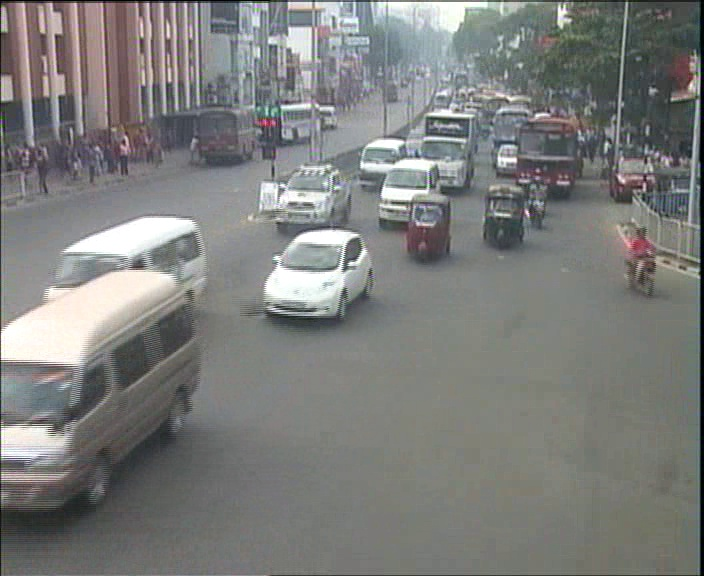
//> input picture ComputerVisionBasedObjectDetection/HarisCorner/image1.jpg, 704 x 576 px
$ ./demo   (built with g++ and OpenCV 4)
//> lines starting //> are read from the running program, lines starting //| are printed output that depends on the picture
#include "opencv2/imgcodecs.hpp"
#include "opencv2/highgui.hpp"
#include "opencv2/imgproc.hpp"
#include <iostream>
using namespace cv;
using namespace std;
Mat src, src_gray;
int thresh = 200;
int max_thresh = 255;
const char* source_window = "Source image";
const char* corners_window = "Corners detected";
void cornerHarris_demo( int, void* );
int main()
{
  src = imread( "/home/ruwiniopatha/Desktop/Milestone4/CVBD/HarisCorner/image1.jpg", IMREAD_COLOR );
//> src is the input picture: 576 rows x 704 cols, CV_8UC3; mean B, G, R 123.7, 125.7, 124.8
  cvtColor( src, src_gray, COLOR_BGR2GRAY );
  namedWindow( source_window, WINDOW_AUTOSIZE );
  createTrackbar( "Threshold: ", source_window, &thresh, max_thresh, cornerHarris_demo );
  imshow( source_window, src );
  cornerHarris_demo( 0, 0 );
  waitKey(0);
  return(0);
}
void cornerHarris_demo( int, void* )
{
  Mat dst, dst_norm, dst_norm_scaled;
  dst = Mat::zeros( src.size(), CV_32FC1 );
  int blockSize = 2;
  int apertureSize = 3;
  double k = 0.04;
  cornerHarris( src_gray, dst, blockSize, apertureSize, k, BORDER_DEFAULT );
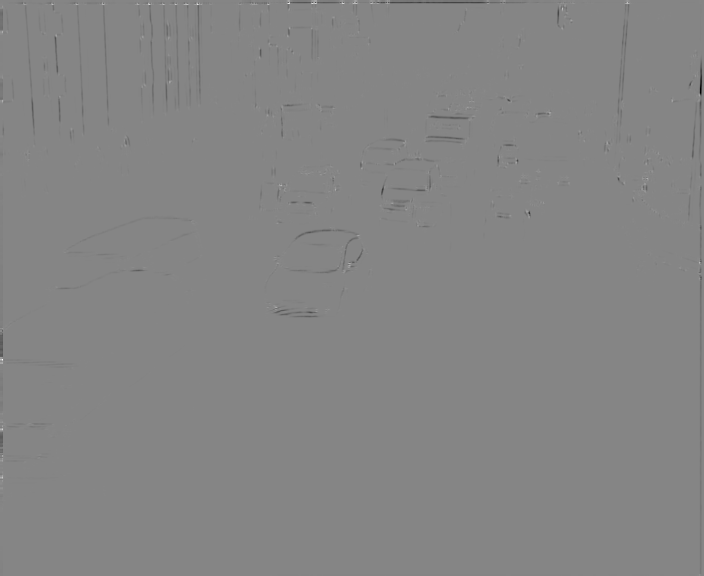
//> dst: 576 rows x 704 cols, CV_32FC1; min -0.00487, max 0.00441, mean -1.22e-05; drawn with min black and max white
  normalize( dst, dst_norm, 0, 255, NORM_MINMAX, CV_32FC1, Mat() );
  convertScaleAbs( dst_norm, dst_norm_scaled );
  for( int j = 0; j < dst_norm.rows ; j++ )
     { for( int i = 0; i < dst_norm.cols; i++ )
          {
            if( (int) dst_norm.at<float>(j,i) > thresh )
              {
               circle( dst_norm_scaled, Point( i, j ), 5,  Scalar(0), 2, 8, 0 );
              }
          }
     }
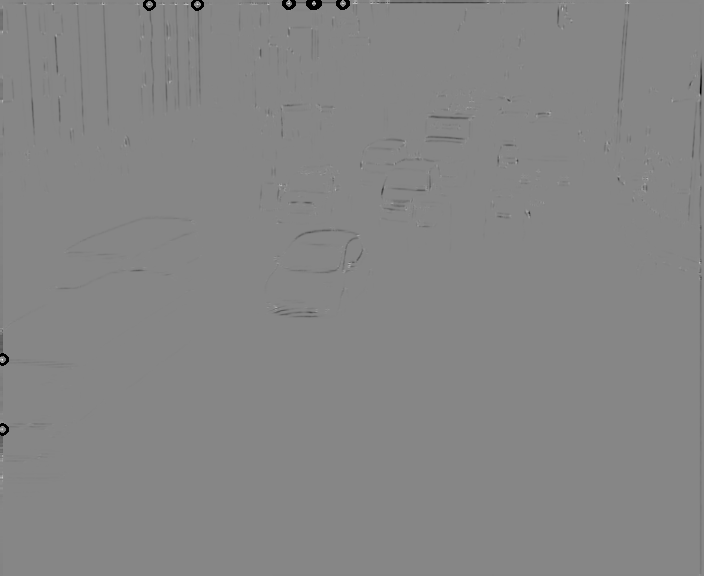
//> dst_norm_scaled: 576 rows x 704 cols, CV_8UC1; min 0, max 255, mean 133.4
  namedWindow( corners_window, WINDOW_AUTOSIZE );
  imshow( corners_window, dst_norm_scaled );
}

$ run again, with ComputerVisionBasedObjectDetection/HarisCorner/image2.jpg copied over ComputerVisionBasedObjectDetection/HarisCorner/image1.jpg
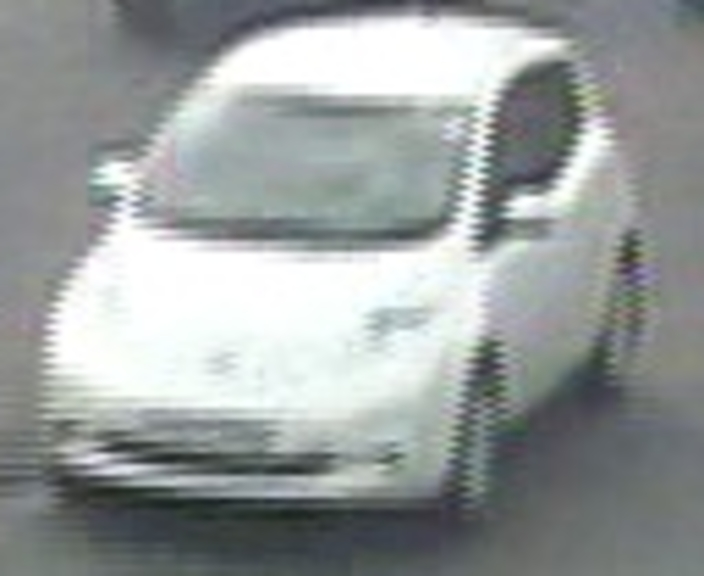
//> input picture ComputerVisionBasedObjectDetection/HarisCorner/image2.jpg, 704 x 576 px
//> src is the input picture: 576 rows x 704 cols, CV_8UC3; mean B, G, R 156.8, 157.4, 152.3
//> in cornerHarris_demo, `cornerHarris( src_gray, dst, blockSize, apertureSize, k, BORDER_DEFAUL..`:
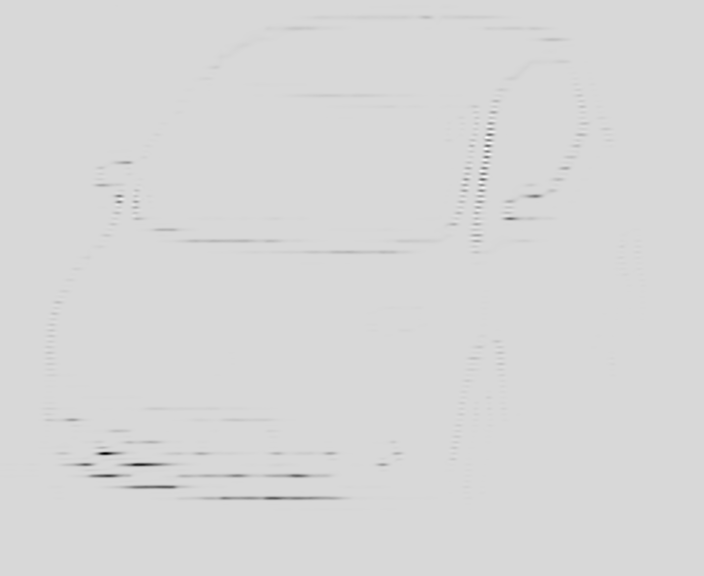
//> dst: 576 rows x 704 cols, CV_32FC1; min -0.000149, max 2.65e-05, mean -4.55e-07; drawn with min black and max white
